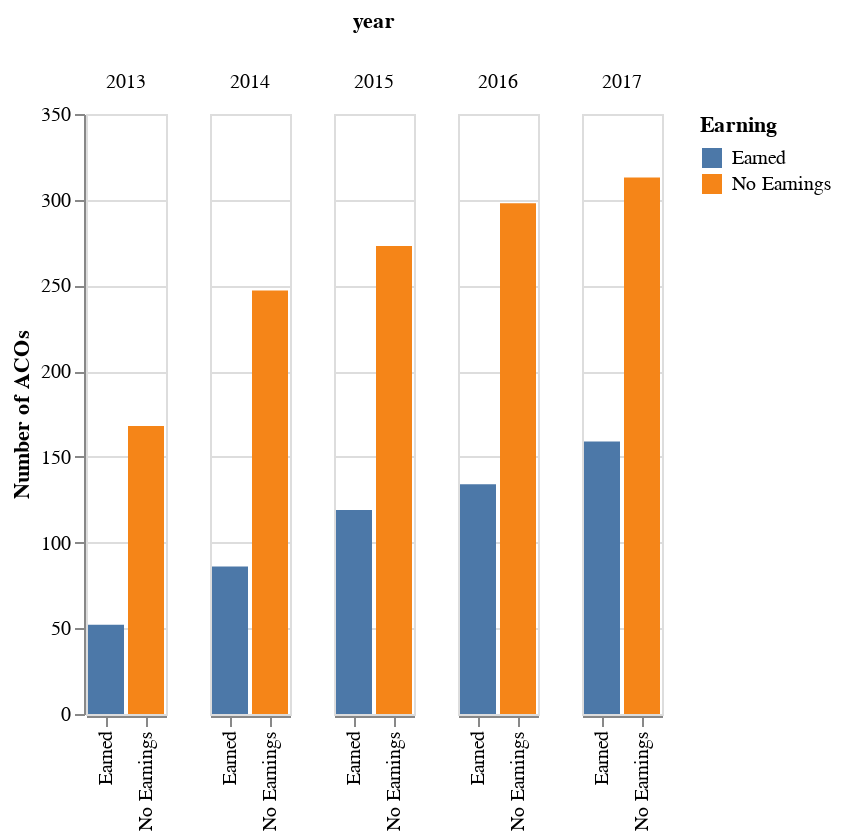

This figure's notebook cell:
### Code cell
alt.Chart(data_to_chart).mark_bar().encode(
    x=alt.X('Earning:N',axis=alt.Axis(title='')),
    y=alt.Y('ACO_Name:Q', axis=alt.Axis(title='Number of ACOs')),
    color='Earning:N',
    column='year:O'
)

### Figure 1 — Vega-Lite specification as saved in the notebook (floating-point values rounded to 4 significant figures)
{"$schema": "https://vega.github.io/schema/vega-lite/v2.6.0.json", "arc": {"fill": "#82c6df"}, "area": {"fill": "#82c6df"}, "axis": {"labelFont": "Arial", "labelFontSize": 11.5, "labelFontWeight": "normal", "titleFont": "Benton Gothic Bold, sans-serif", "titleFontSize": 13, "titleFontWeight": "normal"}, "axisX": {"labelAngle": 0, "labelPadding": 4, "tickSize": 3}, "axisY": {"labelBaseline": "middle", "maxExtent": 45, "minExtent": 45, "tickSize": 2, "titleAlign": "left", "titleAngle": 0, "titleX": -45, "titleY": -11}, "background": "#ffffff", "data": {"name": "data-f61b381f50b389f2b6021592f26405bb"}, "datasets": {"data-f61b381f50b389f2b6021592f26405bb": [{"ACO_Name": 52, "ACO_WGHT_HCC_AVG": 1.087, "Earning": "Earned", "members": 886810, "year": 2013}, {"ACO_Name": 168, "ACO_WGHT_HCC_AVG": 1.048, "Earning": "No Earnings", "members": 2788453, "year": 2013}, {"ACO_Name": 86, "ACO_WGHT_HCC_AVG": 1.078, "Earning": "Earned", "members": 1354279, "year": 2014}, {"ACO_Name": 247, "ACO_WGHT_HCC_AVG": 1.047, "Earning": "No Earnings", "members": 3975552, "year": 2014}, {"ACO_Name": 119, "ACO_WGHT_HCC_AVG": 1.081, "Earning": "Earned", "members": 2074841, "year": 2015}, {"ACO_Name": 273, "ACO_WGHT_HCC_AVG": 1.04, "Earning": "No Earnings", "members": 5195392, "year": 2015}, {"ACO_Name": 134, "ACO_WGHT_HCC_AVG": 1.099, "Earning": "Earned", "members": 2169026, "year": 2016}, {"ACO_Name": 298, "ACO_WGHT_HCC_AVG": 1.057, "Earning": "No Earnings", "members": 5715032, "year": 2016}, {"ACO_Name": 159, "ACO_WGHT_HCC_AVG": 1.016, "Earning": "Earned", "members": 2963991, "year": 2017}, {"ACO_Name": 313, "ACO_WGHT_HCC_AVG": 0.9972, "Earning": "No Earnings", "members": 6028895, "year": 2017}]}, "encoding": {"color": {"field": "Earning", "type": "nominal"}, "column": {"field": "year", "type": "ordinal"}, "x": {"axis": {"title": ""}, "field": "Earning", "type": "nominal"}, "y": {"axis": {"title": "Number of ACOs"}, "field": "ACO_Name", "type": "quantitative"}}, "legend": {"labelFont": "Arial", "labelFontSize": 11.5, "titleFont": "Benton Gothic Bold, sans-serif", "titleFontSize": 13, "titleFontWeight": "normal"}, "line": {"stroke": "#82c6df", "strokeWidth": 2}, "mark": "bar", "path": {"stroke": "#82c6df"}, "range": {"category": ["#ec8431", "#829eb1", "#c89d29", "#3580b1", "#adc839", "#ab7fb4"], "diverging": ["#e68a4f", "#f4bb6a", "#f9e39c", "#dadfe2", "#a6b7c6", "#849eae"], "heatmap": ["#fbf2c7", "#f9e39c", "#f8d36e", "#f4bb6a", "#e68a4f", "#d15a40", "#ab4232"], "ordinal": ["#fbf2c7", "#f9e39c", "#f8d36e", "#f4bb6a", "#e68a4f", "#d15a40", "#ab4232"], "ramp": ["#fbf2c7", "#f9e39c", "#f8d36e", "#f4bb6a", "#e68a4f", "#d15a40", "#ab4232"]}, "rect": {"fill": "#82c6df"}, "shape": {"stroke": "#82c6df"}, "symbol": {"fill": "#82c6df", "size": 30}, "title": {"anchor": "start", "font": "Benton Gothic Bold, sans-serif", "fontColor": "#000000", "fontSize": 22, "fontWeight": "normal"}}
